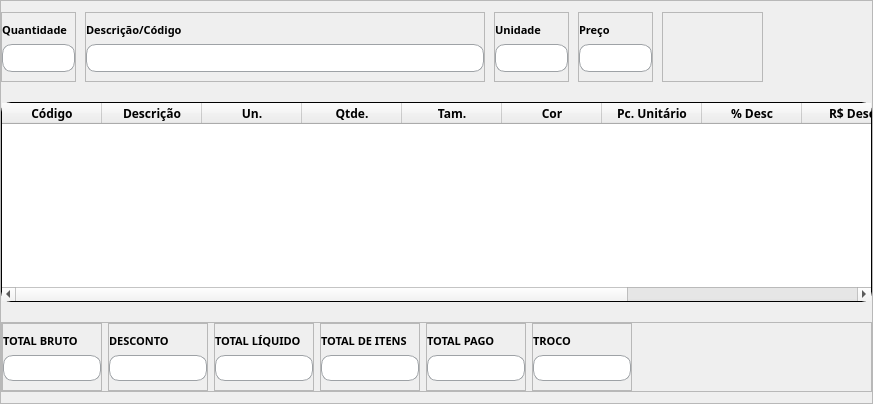
        <widget class="QFrame" name="frame_8">
         <property name="frameShape">
          <enum>QFrame::StyledPanel</enum>
         </property>
         <property name="frameShadow">
          <enum>QFrame::Raised</enum>
         </property>
         <layout class="QGridLayout" name="gridLayout_8">
          <property name="leftMargin">
           <number>0</number>
          </property>
          <property name="rightMargin">
           <number>0</number>
          </property>
          <property name="horizontalSpacing">
           <number>9</number>
          </property>
          <property name="verticalSpacing">
           <number>20</number>
          </property>
          <item row="0" column="0">
           <widget class="QFrame" name="frame_11">
            <property name="minimumSize">
             <size>
              <width>0</width>
              <height>70</height>
             </size>
            </property>
            <property name="maximumSize">
             <size>
              <width>75</width>
              <height>70</height>
             </size>
            </property>
            <property name="frameShape">
             <enum>QFrame::StyledPanel</enum>
            </property>
            <property name="frameShadow">
             <enum>QFrame::Raised</enum>
            </property>
            <layout class="QGridLayout" name="gridLayout_9">
             <property name="leftMargin">
              <number>0</number>
             </property>
             <property name="topMargin">
              <number>9</number>
             </property>
             <property name="rightMargin">
              <number>0</number>
             </property>
             <item row="0" column="0">
              <widget class="QLabel" name="label_7">
               <property name="font">
                <font>
                 <family>Raleway</family>
                 <pointsize>8</pointsize>
                 <weight>75</weight>
                 <bold>true</bold>
                </font>
               </property>
               <property name="text">
                <string>Quantidade</string>
               </property>
              </widget>
             </item>
             <item row="1" column="0">
              <widget class="QLineEdit" name="input_quantidade">
               <property name="sizePolicy">
                <sizepolicy hsizetype="Expanding" vsizetype="Expanding">
                 <horstretch>0</horstretch>
                 <verstretch>0</verstretch>
                </sizepolicy>
               </property>
               <property name="maximumSize">
                <size>
                 <width>16777215</width>
                 <height>30</height>
                </size>
               </property>
               <property name="font">
                <font>
                 <family>Raleway</family>
                </font>
               </property>
               <property name="styleSheet">
                <string notr="true">QLineEdit {
	background-color:white;
	border-radius: 10px;
	border: 1px solid rgb(158, 162, 166);
	padding-left: 20px;
}</string>
               </property>
              </widget>
             </item>
            </layout>
           </widget>
          </item>
          <item row="0" column="4">
           <widget class="QFrame" name="frame_12">
            <property name="minimumSize">
             <size>
              <width>0</width>
              <height>70</height>
             </size>
            </property>
            <property name="maximumSize">
             <size>
              <width>75</width>
              <height>70</height>
             </size>
            </property>
            <property name="frameShape">
             <enum>QFrame::StyledPanel</enum>
            </property>
            <property name="frameShadow">
             <enum>QFrame::Raised</enum>
            </property>
            <layout class="QGridLayout" name="gridLayout_10">
             <property name="leftMargin">
              <number>0</number>
             </property>
             <property name="rightMargin">
              <number>0</number>
             </property>
             <item row="0" column="0">
              <widget class="QLabel" name="label_8">
               <property name="font">
                <font>
                 <family>Raleway</family>
                 <pointsize>8</pointsize>
                 <weight>75</weight>
                 <bold>true</bold>
                </font>
               </property>
               <property name="text">
                <string>Preço</string>
               </property>
              </widget>
             </item>
             <item row="1" column="0">
              <widget class="QLineEdit" name="input_preco">
               <property name="sizePolicy">
                <sizepolicy hsizetype="Expanding" vsizetype="Expanding">
                 <horstretch>0</horstretch>
                 <verstretch>0</verstretch>
                </sizepolicy>
               </property>
               <property name="maximumSize">
                <size>
                 <width>16777215</width>
                 <height>30</height>
                </size>
               </property>
               <property name="font">
                <font>
                 <family>Raleway</family>
                </font>
               </property>
               <property name="styleSheet">
                <string notr="true">QLineEdit {
	background-color:white;
	border-radius: 10px;
	border: 1px solid rgb(158, 162, 166);
	padding-left: 20px;
}</string>
               </property>
              </widget>
             </item>
            </layout>
           </widget>
          </item>
          <item row="1" column="0" colspan="7">
           <widget class="QTableWidget" name="table">
            <property name="sizePolicy">
             <sizepolicy hsizetype="Expanding" vsizetype="Maximum">
              <horstretch>0</horstretch>
              <verstretch>0</verstretch>
             </sizepolicy>
            </property>
            <property name="minimumSize">
             <size>
              <width>0</width>
              <height>200</height>
             </size>
            </property>
            <property name="font">
             <font>
              <family>Raleway</family>
              <weight>75</weight>
              <bold>true</bold>
             </font>
            </property>
            <property name="styleSheet">
             <string notr="true">QTableWidget{
	background-color: rgb(255, 255, 255);
	border-radius: 10px;
	border: 1px solid black;
}</string>
            </property>
            <attribute name="horizontalHeaderCascadingSectionResizes">
             <bool>false</bool>
            </attribute>
            <attribute name="horizontalHeaderStretchLastSection">
             <bool>true</bool>
            </attribute>
            <column>
             <property name="text">
              <string>Código</string>
             </property>
            </column>
            <column>
             <property name="text">
              <string>Descrição</string>
             </property>
            </column>
            <column>
             <property name="text">
              <string>Un.</string>
             </property>
            </column>
            <column>
             <property name="text">
              <string>Qtde.</string>
             </property>
            </column>
            <column>
             <property name="text">
              <string>Tam.</string>
             </property>
            </column>
            <column>
             <property name="text">
              <string>Cor</string>
             </property>
            </column>
            <column>
             <property name="text">
              <string>Pc. Unitário</string>
             </property>
            </column>
            <column>
             <property name="text">
              <string>% Desc</string>
             </property>
            </column>
            <column>
             <property name="text">
              <string>R$ Desc</string>
             </property>
            </column>
            <column>
             <property name="text">
              <string>Total Bruto</string>
             </property>
            </column>
            <column>
             <property name="text">
              <string>Total Líquido</string>
             </property>
            </column>
           </widget>
          </item>
          <item row="0" column="5">
           <widget class="QFrame" name="frame_15">
            <property name="frameShape">
             <enum>QFrame::StyledPanel</enum>
            </property>
            <property name="frameShadow">
             <enum>QFrame::Raised</enum>
            </property>
            <layout class="QVBoxLayout" name="verticalLayout_3">
             <property name="spacing">
              <number>0</number>
             </property>
             <property name="leftMargin">
              <number>0</number>
             </property>
             <property name="topMargin">
              <number>20</number>
             </property>
             <property name="rightMargin">
              <number>0</number>
             </property>
             <property name="bottomMargin">
              <number>0</number>
             </property>
             <item>
              <widget class="QPushButton" name="btn_add">
               <property name="maximumSize">
                <size>
                 <width>40</width>
                 <height>40</height>
                </size>
               </property>
               <property name="styleSheet">
                <string notr="true">QPushButton{
	border: none;
	padding: 3px;
	image: url(:/icons/adicionar.png);
}

QPushButton:hover{
	padding: 1px;
}

QPushButton:pressed{
	padding: 2px;
}</string>
               </property>
               <property name="text">
                <string/>
               </property>
              </widget>
             </item>
            </layout>
           </widget>
          </item>
          <item row="2" column="0" colspan="7">
           <widget class="QFrame" name="frame_22">
            <property name="sizePolicy">
             <sizepolicy hsizetype="Preferred" vsizetype="Expanding">
              <horstretch>0</horstretch>
              <verstretch>0</verstretch>
             </sizepolicy>
            </property>
            <property name="minimumSize">
             <size>
              <width>0</width>
              <height>70</height>
             </size>
            </property>
            <property name="maximumSize">
             <size>
              <width>16777215</width>
              <height>70</height>
             </size>
            </property>
            <property name="frameShape">
             <enum>QFrame::StyledPanel</enum>
            </property>
            <property name="frameShadow">
             <enum>QFrame::Raised</enum>
            </property>
            <layout class="QGridLayout" name="gridLayout_19">
             <property name="leftMargin">
              <number>0</number>
             </property>
             <property name="topMargin">
              <number>0</number>
             </property>
             <property name="rightMargin">
              <number>0</number>
             </property>
             <property name="bottomMargin">
              <number>0</number>
             </property>
             <item row="0" column="5">
              <widget class="QFrame" name="frame_21">
               <property name="maximumSize">
                <size>
                 <width>100</width>
                 <height>70</height>
                </size>
               </property>
               <property name="frameShape">
                <enum>QFrame::StyledPanel</enum>
               </property>
               <property name="frameShadow">
                <enum>QFrame::Raised</enum>
               </property>
               <layout class="QGridLayout" name="gridLayout_18">
                <property name="leftMargin">
                 <number>0</number>
                </property>
                <property name="topMargin">
                 <number>9</number>
                </property>
                <property name="rightMargin">
                 <number>0</number>
                </property>
                <item row="0" column="0">
                 <widget class="QLabel" name="label_16">
                  <property name="font">
                   <font>
                    <family>Raleway</family>
                    <pointsize>8</pointsize>
                    <weight>75</weight>
                    <bold>true</bold>
                   </font>
                  </property>
                  <property name="text">
                   <string>TROCO</string>
                  </property>
                 </widget>
                </item>
                <item row="1" column="0">
                 <widget class="QLineEdit" name="input_troco">
                  <property name="sizePolicy">
                   <sizepolicy hsizetype="Expanding" vsizetype="Expanding">
                    <horstretch>0</horstretch>
                    <verstretch>0</verstretch>
                   </sizepolicy>
                  </property>
                  <property name="maximumSize">
                   <size>
                    <width>16777215</width>
                    <height>30</height>
                   </size>
                  </property>
                  <property name="font">
                   <font>
                    <family>Raleway</family>
                   </font>
                  </property>
                  <property name="styleSheet">
                   <string notr="true">QLineEdit {
	background-color:white;
	border-radius: 10px;
	border: 1px solid rgb(158, 162, 166);
	padding-left: 20px;
}</string>
                  </property>
                 </widget>
                </item>
               </layout>
              </widget>
             </item>
             <item row="0" column="3">
              <widget class="QFrame" name="frame_19">
               <property name="maximumSize">
                <size>
                 <width>100</width>
                 <height>70</height>
                </size>
               </property>
               <property name="frameShape">
                <enum>QFrame::StyledPanel</enum>
               </property>
               <property name="frameShadow">
                <enum>QFrame::Raised</enum>
               </property>
               <layout class="QGridLayout" name="gridLayout_16">
                <property name="leftMargin">
                 <number>0</number>
                </property>
                <property name="topMargin">
                 <number>9</number>
                </property>
                <property name="rightMargin">
                 <number>0</number>
                </property>
                <item row="0" column="0">
                 <widget class="QLabel" name="label_14">
                  <property name="font">
                   <font>
                    <family>Raleway</family>
                    <pointsize>8</pointsize>
                    <weight>75</weight>
                    <bold>true</bold>
                   </font>
                  </property>
                  <property name="text">
                   <string>TOTAL DE ITENS</string>
                  </property>
                 </widget>
                </item>
                <item row="1" column="0">
                 <widget class="QLineEdit" name="input_totalItem">
                  <property name="sizePolicy">
                   <sizepolicy hsizetype="Expanding" vsizetype="Expanding">
                    <horstretch>0</horstretch>
                    <verstretch>0</verstretch>
                   </sizepolicy>
                  </property>
                  <property name="maximumSize">
                   <size>
                    <width>16777215</width>
                    <height>30</height>
                   </size>
                  </property>
                  <property name="font">
                   <font>
                    <family>Raleway</family>
                   </font>
                  </property>
                  <property name="styleSheet">
                   <string notr="true">QLineEdit {
	background-color:white;
	border-radius: 10px;
	border: 1px solid rgb(158, 162, 166);
	padding-left: 20px;
}</string>
                  </property>
                 </widget>
                </item>
               </layout>
              </widget>
             </item>
             <item row="0" column="0">
              <widget class="QFrame" name="frame_16">
               <property name="maximumSize">
                <size>
                 <width>100</width>
                 <height>70</height>
                </size>
               </property>
               <property name="frameShape">
                <enum>QFrame::StyledPanel</enum>
               </property>
               <property name="frameShadow">
                <enum>QFrame::Raised</enum>
               </property>
               <layout class="QGridLayout" name="gridLayout_13">
                <property name="leftMargin">
                 <number>0</number>
                </property>
                <property name="topMargin">
                 <number>9</number>
                </property>
                <property name="rightMargin">
                 <number>0</number>
                </property>
                <item row="0" column="0">
                 <widget class="QLabel" name="label_11">
                  <property name="font">
                   <font>
                    <family>Raleway</family>
                    <pointsize>8</pointsize>
                    <weight>75</weight>
                    <bold>true</bold>
                   </font>
                  </property>
                  <property name="text">
                   <string>TOTAL BRUTO</string>
                  </property>
                 </widget>
                </item>
                <item row="1" column="0">
                 <widget class="QLineEdit" name="input_totalBruto">
                  <property name="sizePolicy">
                   <sizepolicy hsizetype="Expanding" vsizetype="Expanding">
                    <horstretch>0</horstretch>
                    <verstretch>0</verstretch>
                   </sizepolicy>
                  </property>
                  <property name="maximumSize">
                   <size>
                    <width>16777215</width>
                    <height>30</height>
                   </size>
                  </property>
                  <property name="font">
                   <font>
                    <family>Raleway</family>
                   </font>
                  </property>
                  <property name="styleSheet">
                   <string notr="true">QLineEdit {
	background-color:white;
	border-radius: 10px;
	border: 1px solid rgb(158, 162, 166);
	padding-left: 20px;
}</string>
                  </property>
                 </widget>
                </item>
               </layout>
              </widget>
             </item>
             <item row="0" column="1">
              <widget class="QFrame" name="frame_17">
               <property name="maximumSize">
                <size>
                 <width>100</width>
                 <height>70</height>
                </size>
               </property>
               <property name="frameShape">
                <enum>QFrame::StyledPanel</enum>
               </property>
               <property name="frameShadow">
                <enum>QFrame::Raised</enum>
               </property>
               <layout class="QGridLayout" name="gridLayout_14">
                <property name="leftMargin">
                 <number>0</number>
                </property>
                <property name="topMargin">
                 <number>9</number>
                </property>
                <property name="rightMargin">
                 <number>0</number>
                </property>
                <item row="0" column="0">
                 <widget class="QLabel" name="label_12">
                  <property name="font">
                   <font>
                    <family>Raleway</family>
                    <pointsize>8</pointsize>
                    <weight>75</weight>
                    <bold>true</bold>
                   </font>
                  </property>
                  <property name="text">
                   <string>DESCONTO</string>
                  </property>
                 </widget>
                </item>
                <item row="1" column="0">
                 <widget class="QLineEdit" name="input_desconto">
                  <property name="sizePolicy">
                   <sizepolicy hsizetype="Expanding" vsizetype="Expanding">
                    <horstretch>0</horstretch>
                    <verstretch>0</verstretch>
                   </sizepolicy>
                  </property>
                  <property name="maximumSize">
                   <size>
                    <width>16777215</width>
                    <height>30</height>
                   </size>
                  </property>
                  <property name="font">
                   <font>
                    <family>Raleway</family>
                   </font>
                  </property>
                  <property name="styleSheet">
                   <string notr="true">QLineEdit {
	background-color:white;
	border-radius: 10px;
	border: 1px solid rgb(158, 162, 166);
	padding-left: 20px;
}</string>
                  </property>
                 </widget>
                </item>
               </layout>
              </widget>
             </item>
             <item row="0" column="2">
              <widget class="QFrame" name="frame_18">
               <property name="maximumSize">
                <size>
                 <width>100</width>
                 <height>70</height>
                </size>
               </property>
               <property name="frameShape">
                <enum>QFrame::StyledPanel</enum>
               </property>
               <property name="frameShadow">
                <enum>QFrame::Raised</enum>
               </property>
               <layout class="QGridLayout" name="gridLayout_15">
                <property name="leftMargin">
                 <number>0</number>
                </property>
                <property name="topMargin">
                 <number>9</number>
                </property>
                <property name="rightMargin">
                 <number>0</number>
                </property>
                <item row="0" column="0">
                 <widget class="QLabel" name="label_13">
                  <property name="font">
                   <font>
                    <family>Raleway</family>
                    <pointsize>8</pointsize>
                    <weight>75</weight>
                    <bold>true</bold>
                   </font>
                  </property>
                  <property name="text">
                   <string>TOTAL LÍQUIDO</string>
                  </property>
                 </widget>
                </item>
                <item row="1" column="0">
                 <widget class="QLineEdit" name="input_totalLiquido">
                  <property name="sizePolicy">
                   <sizepolicy hsizetype="Expanding" vsizetype="Expanding">
                    <horstretch>0</horstretch>
                    <verstretch>0</verstretch>
                   </sizepolicy>
                  </property>
                  <property name="maximumSize">
                   <size>
                    <width>16777215</width>
                    <height>30</height>
                   </size>
                  </property>
                  <property name="font">
                   <font>
                    <family>Raleway</family>
                   </font>
                  </property>
                  <property name="styleSheet">
                   <string notr="true">QLineEdit {
	background-color:white;
	border-radius: 10px;
	border: 1px solid rgb(158, 162, 166);
	padding-left: 20px;
}</string>
                  </property>
                 </widget>
                </item>
               </layout>
              </widget>
             </item>
             <item row="0" column="4">
              <widget class="QFrame" name="frame_20">
               <property name="maximumSize">
                <size>
                 <width>100</width>
                 <height>70</height>
                </size>
               </property>
               <property name="frameShape">
                <enum>QFrame::StyledPanel</enum>
               </property>
               <property name="frameShadow">
                <enum>QFrame::Raised</enum>
               </property>
               <layout class="QGridLayout" name="gridLayout_17">
                <property name="leftMargin">
                 <number>0</number>
                </property>
                <property name="topMargin">
                 <number>9</number>
                </property>
                <property name="rightMargin">
                 <number>0</number>
                </property>
                <item row="0" column="0">
                 <widget class="QLabel" name="label_15">
                  <property name="font">
                   <font>
                    <family>Raleway</family>
                    <pointsize>8</pointsize>
                    <weight>75</weight>
                    <bold>true</bold>
                   </font>
                  </property>
                  <property name="text">
                   <string>TOTAL PAGO</string>
                  </property>
                 </widget>
                </item>
                <item row="1" column="0">
                 <widget class="QLineEdit" name="input_totalPago">
                  <property name="sizePolicy">
                   <sizepolicy hsizetype="Expanding" vsizetype="Expanding">
                    <horstretch>0</horstretch>
                    <verstretch>0</verstretch>
                   </sizepolicy>
                  </property>
                  <property name="maximumSize">
                   <size>
                    <width>16777215</width>
                    <height>30</height>
                   </size>
                  </property>
                  <property name="font">
                   <font>
                    <family>Raleway</family>
                   </font>
                  </property>
                  <property name="styleSheet">
                   <string notr="true">QLineEdit {
	background-color:white;
	border-radius: 10px;
	border: 1px solid rgb(158, 162, 166);
	padding-left: 20px;
}</string>
                  </property>
                 </widget>
                </item>
               </layout>
              </widget>
             </item>
             <item row="0" column="6">
              <spacer name="horizontalSpacer_5">
               <property name="orientation">
                <enum>Qt::Horizontal</enum>
               </property>
               <property name="sizeHint" stdset="0">
                <size>
                 <width>40</width>
                 <height>20</height>
                </size>
               </property>
              </spacer>
             </item>
            </layout>
           </widget>
          </item>
          <item row="0" column="1" colspan="2">
           <widget class="QFrame" name="frame_14">
            <property name="minimumSize">
             <size>
              <width>400</width>
              <height>70</height>
             </size>
            </property>
            <property name="maximumSize">
             <size>
              <width>500</width>
              <height>70</height>
             </size>
            </property>
            <property name="frameShape">
             <enum>QFrame::StyledPanel</enum>
            </property>
            <property name="frameShadow">
             <enum>QFrame::Raised</enum>
            </property>
            <layout class="QGridLayout" name="gridLayout_12">
             <property name="leftMargin">
              <number>0</number>
             </property>
             <property name="rightMargin">
              <number>0</number>
             </property>
             <item row="0" column="0">
              <widget class="QLabel" name="label_10">
               <property name="font">
                <font>
                 <family>Raleway</family>
                 <pointsize>8</pointsize>
                 <weight>75</weight>
                 <bold>true</bold>
                </font>
               </property>
               <property name="text">
                <string>Descrição/Código</string>
               </property>
              </widget>
             </item>
             <item row="1" column="0">
              <widget class="QLineEdit" name="input_descricao">
               <property name="sizePolicy">
                <sizepolicy hsizetype="Expanding" vsizetype="Expanding">
                 <horstretch>0</horstretch>
                 <verstretch>0</verstretch>
                </sizepolicy>
               </property>
               <property name="maximumSize">
                <size>
                 <width>16777215</width>
                 <height>30</height>
                </size>
               </property>
               <property name="font">
                <font>
                 <family>Raleway</family>
                </font>
               </property>
               <property name="styleSheet">
                <string notr="true">QLineEdit {
	background-color:white;
	border-radius: 10px;
	border: 1px solid rgb(158, 162, 166);
	padding-left: 20px;
}</string>
               </property>
              </widget>
             </item>
            </layout>
           </widget>
          </item>
          <item row="0" column="3">
           <widget class="QFrame" name="frame_13">
            <property name="minimumSize">
             <size>
              <width>0</width>
              <height>70</height>
             </size>
            </property>
            <property name="maximumSize">
             <size>
              <width>75</width>
              <height>70</height>
             </size>
            </property>
            <property name="frameShape">
             <enum>QFrame::StyledPanel</enum>
            </property>
            <property name="frameShadow">
             <enum>QFrame::Raised</enum>
            </property>
            <layout class="QGridLayout" name="gridLayout_11">
             <property name="leftMargin">
              <number>0</number>
             </property>
             <property name="rightMargin">
              <number>0</number>
             </property>
             <item row="0" column="0">
              <widget class="QLabel" name="label_9">
               <property name="font">
                <font>
                 <family>Raleway</family>
                 <pointsize>8</pointsize>
                 <weight>75</weight>
                 <bold>true</bold>
                </font>
               </property>
               <property name="text">
                <string>Unidade</string>
               </property>
              </widget>
             </item>
             <item row="1" column="0">
              <widget class="QLineEdit" name="input_unidade">
               <property name="sizePolicy">
                <sizepolicy hsizetype="Expanding" vsizetype="Expanding">
                 <horstretch>0</horstretch>
                 <verstretch>0</verstretch>
                </sizepolicy>
               </property>
               <property name="maximumSize">
                <size>
                 <width>16777215</width>
                 <height>30</height>
                </size>
               </property>
               <property name="font">
                <font>
                 <family>Raleway</family>
                </font>
               </property>
               <property name="styleSheet">
                <string notr="true">QLineEdit {
	background-color:white;
	border-radius: 10px;
	border: 1px solid rgb(158, 162, 166);
	padding-left: 20px;
}</string>
               </property>
              </widget>
             </item>
            </layout>
           </widget>
          </item>
         </layout>
        </widget>
